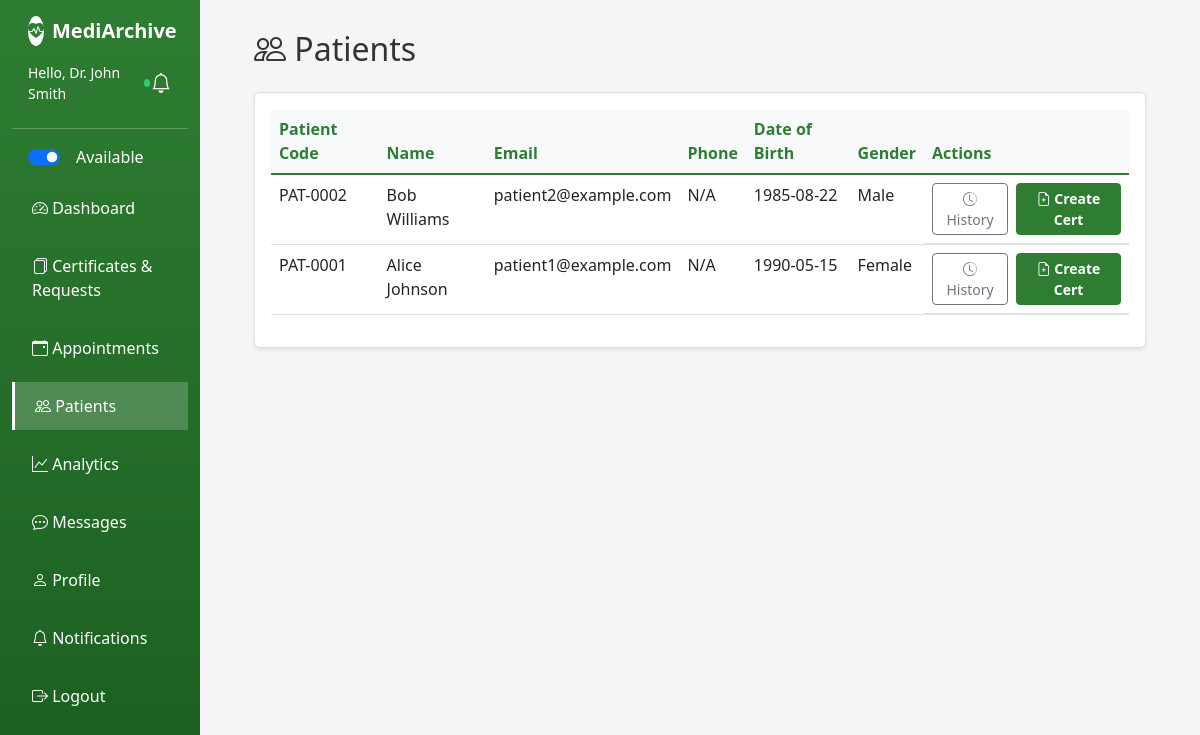
Screenshot of /views/patients.php (signed in) with the database file from the repository.
### tables this page shows
CREATE TABLE IF NOT EXISTS clinics (
    id INT PRIMARY KEY AUTO_INCREMENT,
    user_id INT NOT NULL,
    clinic_name VARCHAR(100) NOT NULL,
    license_number VARCHAR(50),
    medical_license VARCHAR(100) NOT NULL,
    specialization VARCHAR(100) NOT NULL,
    address TEXT,
    contact_phone VARCHAR(20),
    signature_path VARCHAR(255) NULL COMMENT 'Path to doctor signature image',
    seal_path VARCHAR(255) NULL COMMENT 'Path to clinic seal image',
    is_available BOOLEAN DEFAULT TRUE COMMENT 'Clinic availability for chat/appointments',
    available_from TIME DEFAULT '09:00:00',
    available_to TIME DEFAULT '17:00:00',
    created_at TIMESTAMP DEFAULT CURRENT_TIMESTAMP,
    FOREIGN KEY (user_id) REFERENCES users(id) ON DELETE CASCADE,
    INDEX idx_user_id (user_id),
    INDEX idx_specialization (specialization),
    INDEX idx_is_available (is_available)
);

CREATE TABLE IF NOT EXISTS patients (
    id INT PRIMARY KEY AUTO_INCREMENT,
    user_id INT NOT NULL,
    patient_code VARCHAR(20) UNIQUE NOT NULL,
    date_of_birth DATE,
    gender ENUM('Male', 'Female', 'Other'),
    address TEXT,
    is_available TINYINT(1) DEFAULT 1 COMMENT 'Patient availability for chat',
    FOREIGN KEY (user_id) REFERENCES users(id) ON DELETE CASCADE,
    INDEX idx_user_id (user_id),
    INDEX idx_patient_code (patient_code)
);

CREATE TABLE IF NOT EXISTS users (
    id INT PRIMARY KEY AUTO_INCREMENT,
    username VARCHAR(50) UNIQUE NOT NULL,
    email VARCHAR(100) UNIQUE NOT NULL,
    password VARCHAR(255) NOT NULL,
    full_name VARCHAR(100) NOT NULL,
    role ENUM('clinic_admin', 'patient', 'web_admin') NOT NULL DEFAULT 'patient',
    phone VARCHAR(20),
    profile_photo VARCHAR(255) NULL COMMENT 'Path to user profile photo',
    home_address TEXT NULL COMMENT 'User home address',
    dashboard_layout TEXT DEFAULT NULL COMMENT 'JSON for widget positions and preferences',
    created_at TIMESTAMP DEFAULT CURRENT_TIMESTAMP,
    INDEX idx_username (username),
    INDEX idx_email (email),
    INDEX idx_role (role)
);

### config.php (called while the page is built, shortened)
<?php
function isClinicAdmin() {
    return isset($_SESSION['role']) && $_SESSION['role'] === 'clinic_admin';
}
if (file_exists(__DIR__ . '/includes/bootstrap.php')) {
    require_once __DIR__ . '/includes/bootstrap.php';
}

### includes/Database.php (called while the page is built, shortened)
<?php
class Database {
    private static $instance = null;
    private $pdo;
    private function __construct()
    {
        $dsn = sprintf('mysql:host=%s;dbname=%s;charset=utf8mb4', DB_HOST, DB_NAME);
        $options = [
            PDO::ATTR_ERRMODE => PDO::ERRMODE_EXCEPTION,
            PDO::ATTR_DEFAULT_FETCH_MODE => PDO::FETCH_ASSOC,
            PDO::ATTR_EMULATE_PREPARES => false,
        ];
        $this->pdo = new PDO($dsn, DB_USER, DB_PASS, $options);
    }
    public static function getInstance()
    {
        if (self::$instance === null) {
            self::$instance = new Database();
        }
        return self::$instance;
    }
    public function fetch($sql, array $params = [])
    {
        $stmt = $this->pdo->prepare($sql);
        $stmt->execute($params);
        return $stmt->fetch();
    }
}
?>

### includes/bootstrap.php (called while the page is built, shortened)
<?php
require_once __DIR__ . '/Database.php';
function DB()
{
    return Database::getInstance();
}

### views/patients.php (the view, shortened to what this page needs)
<?php
require_once '../config.php';
$conn = getDBConnection();
$stmt = $conn->prepare("SELECT p.*, u.full_name, u.email, u.phone
                       FROM patients p
                       JOIN users u ON p.user_id = u.id
                       ORDER BY p.id DESC");
$stmt->execute();
$patients = $stmt->get_result();
?>
<!DOCTYPE html>
<html lang="en">
<head>
<link href="https://cdn.jsdelivr.net/npm/bootstrap@5.3.0/dist/css/bootstrap.min.css" rel="stylesheet">
<link rel="stylesheet" href="https://cdn.jsdelivr.net/npm/bootstrap-icons@1.10.0/font/bootstrap-icons.css">
</head>
<body>
<div class="container-fluid">
    <div class="row">
        <?php include 'includes/sidebar.php'; ?>
        <main class="col-md-9 ms-sm-auto col-lg-10 px-md-4">
            <div class="main-content">
                <h2 class="mb-4"><i class="bi bi-people"></i> Patients</h2>
                <div class="card shadow-sm">
                    <div class="card-body">
                        <?php if ($patients->num_rows > 0): ?>
                        <div class="table-responsive">
                            <table class="table table-hover">
                                <thead>
                                    <tr>
                                        <th>Patient Code</th>
                                        <th>Name</th>
                                        <th>Email</th>
                                        <th>Phone</th>
                                        <th>Date of Birth</th>
                                        <th>Gender</th>
                                        <th>Actions</th>
                                    </tr>
                                </thead>
                                <tbody>
                                    <?php while ($patient = $patients->fetch_assoc()): ?>
                                    <tr>
                                        <td><?php echo htmlspecialchars($patient['patient_code']); ?></td>
                                        <td><?php echo htmlspecialchars($patient['full_name']); ?></td>
                                        <td><?php echo htmlspecialchars($patient['email']); ?></td>
                                        <td><?php echo htmlspecialchars($patient['phone'] ?? 'N/A'); ?></td>
                                        <td><?php echo $patient['date_of_birth'] ?? 'N/A'; ?></td>
                                        <td><?php echo $patient['gender'] ?? 'N/A'; ?></td>
                                        <td class="d-flex gap-2">
                                            <a href="patient_history.php?patient_id=<?php echo intval($patient['id']); ?>" class="btn btn-sm btn-outline-secondary">
                                                <i class="bi bi-clock-history"></i> History
                                            </a>
                                            <a href="certificates.php" class="btn btn-sm btn-primary">
                                                <i class="bi bi-file-earmark-plus"></i> Create Cert
                                            </a>
                                        </td>
                                    </tr>
                                    <?php endwhile; ?>
                                </tbody>
                            </table>
                        </div>
                        <?php else: ?>
                        <p class="text-muted text-center py-5">No patients registered yet.</p>
                        <?php endif; ?>
                    </div>
                </div>
            </div>
        </main>
    </div>
</div>
</body>
</html>

### views/includes/sidebar.php (shortened to what this page needs)
<?php
$current_page = basename($_SERVER['PHP_SELF']);
$role = $_SESSION['role'] ?? '';
?>
<nav class="col-md-3 col-lg-2 d-md-block sidebar collapse">
    <div class="position-sticky pt-3">
        <div class="d-flex align-items-center gap-2 px-3 mb-2">
            <?php if ($role === 'web_admin'): ?>
            <span class="bg-success rounded-circle d-inline-flex align-items-center justify-content-center" style="width:30px;height:30px;color:#000;"><i class="bi bi-shield-check"></i></span>
            <h5 class="text-white mb-0"><strong>MediArchive</strong></h5>
            <?php elseif ($role === 'clinic_admin'): ?>
            <span class="bg-white rounded-circle d-inline-flex align-items-center justify-content-center" style="width:30px;height:30px;color:#2e7d32;"><i class="bi bi-heart-pulse-fill"></i></span>
            <h5 class="text-white mb-0"><strong>MediArchive</strong></h5>
            <?php else: ?>
            <span class="bg-white rounded-circle d-inline-flex align-items-center justify-content-center" style="width:30px;height:30px;color:#1976d2;"><i class="bi bi-heart-pulse-fill"></i></span>
            <h5 class="text-white mb-0"><strong>MediArchive</strong></h5>
            <?php endif; ?>
        </div>
        <?php if (isset($_SESSION['full_name'])): ?>
        <div class="d-flex align-items-center justify-content-between px-3 py-2 text-white">
            <div class="d-flex align-items-center gap-2">
                <div class="small d-flex align-items-center gap-2">
                    <span>Hello, <?php echo htmlspecialchars($_SESSION['full_name']); ?></span>
                    <?php if (isClinicAdmin()): ?>
                        <?php
                        try {
                            $row = DB()->fetch("SELECT is_available FROM clinics WHERE user_id = ?", [$_SESSION['user_id']]);
                            $isAvail = $row ? intval($row['is_available']) : 0;
                        } catch (Exception $e) { $isAvail = 0; }
                        ?>
                        <span id="availIndicator" class="d-inline-block rounded-circle" style="width:8px;height:8px;background: <?php echo $isAvail ? '#2ecc71' : '#bdc3c7'; ?>;"></span>
                    <?php endif; ?>
                </div>
            </div>
			<div class="position-relative">
				<button class="btn btn-link text-white p-0" id="notificationBell" style="text-decoration:none;" onclick="toggleNotifications()">
					<i class="bi bi-bell fs-5"></i>
				</button>
			</div>
        </div>
        <?php endif; ?>
        <hr class="text-white">
        <ul class="nav flex-column">
            <?php if (isClinicAdmin()): ?>
            <li class="nav-item px-3 mb-2">
                <div class="form-check form-switch text-white">
                    <input class="form-check-input" type="checkbox" role="switch" id="availabilitySwitch" <?php echo $isAvail ? 'checked' : ''; ?> onclick="setAvailability(this.checked)">
                    <label class="form-check-label ms-2" for="availabilitySwitch">Available</label>
                </div>
            </li>
            <?php endif; ?>
            <li class="nav-item">
                <a class="nav-link <?php echo $current_page === 'dashboard.php' ? 'active' : ''; ?>" href="dashboard.php">
                    <i class="bi bi-speedometer2"></i> Dashboard
                </a>
            </li>
            <?php if (isClinicAdmin()): ?>
            <li class="nav-item">
                <a class="nav-link <?php echo $current_page === 'certificates.php' ? 'active' : ''; ?>" href="certificates.php">
                    <i class="bi bi-files"></i> Certificates & Requests
                </a>
            </li>
            <li class="nav-item">
                <a class="nav-link <?php echo $current_page === 'clinic_appointments.php' ? 'active' : ''; ?>" href="clinic_appointments.php">
                    <i class="bi bi-calendar-event"></i> Appointments
                </a>
            </li>
            <li class="nav-item">
                <a class="nav-link <?php echo $current_page === 'patients.php' ? 'active' : ''; ?>" href="patients.php">
                    <i class="bi bi-people"></i> Patients
                </a>
            </li>
            <li class="nav-item">
                <a class="nav-link <?php echo $current_page === 'analytics.php' ? 'active' : ''; ?>" href="analytics.php">
                    <i class="bi bi-graph-up"></i> Analytics
                </a>
            </li>
            <li class="nav-item">
                <a class="nav-link <?php echo $current_page === 'chat.php' ? 'active' : ''; ?>" href="chat.php">
                    <i class="bi bi-chat-dots"></i> Messages
                </a>
            </li>
            <?php endif; ?>
            <li class="nav-item">
                <a class="nav-link <?php echo in_array($current_page, ['profile.php', 'edit_profile.php']) ? 'active' : ''; ?>" href="profile.php">
                    <i class="bi bi-person"></i> Profile
                </a>
            </li>
            <li class="nav-item">
                <a class="nav-link <?php echo $current_page === 'notification_settings.php' ? 'active' : ''; ?>" href="notification_settings.php">
                    <i class="bi bi-bell"></i> Notifications
                </a>
            </li>
            <li class="nav-item">
                <a class="nav-link" href="logout.php">
                    <i class="bi bi-box-arrow-right"></i> Logout
                </a>
            </li>
        </ul>
    </div>
</nav>

### rows the page displays
clinics: is_available "☑"
patients: patient_code "PAT-0002", user.full_name "Bob Williams", user.email "patient2@example.com", user.phone "N/A", date_of_birth "1985-08-22", gender "Male"
patients: patient_code "PAT-0001", user.full_name "Alice Johnson", user.email "patient1@example.com", user.phone "N/A", date_of_birth "1990-05-15", gender "Female"

### other values shown
$_SESSION['full_name'] "Dr. John Smith"
